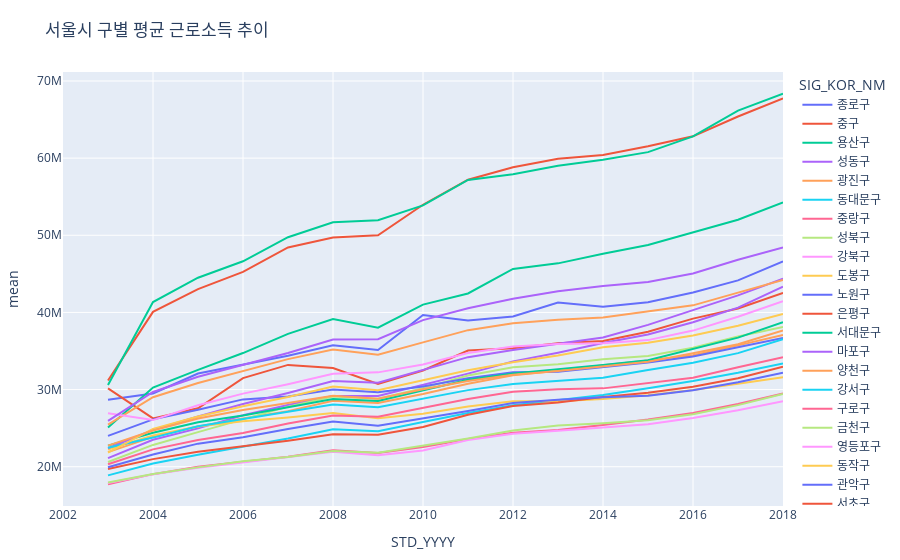

Notebook source saved alongside this figure:
### Code cell
fig = px.line(ds[ds['var']=='inc_wage'], x='STD_YYYY', y='mean', color='SIG_KOR_NM')
fig.update_layout(
    margin={"r":16,"t":72,"l":16,"b":16},
    title='서울시 구별 평균 근로소득 추이',height=640,)
fig.show()

### Figure 1 — Plotly figure (JSON) as saved in the notebook; plotly's stock layout.template omitted (floating-point values rounded to 4 significant figures)
{"data": [{"hovertemplate": "SIG_KOR_NM=종로구<br>STD_YYYY=%{x}<br>mean=%{y}<extra></extra>", "legendgroup": "종로구", "line": {"color": "#636efa", "dash": "solid"}, "mode": "lines", "name": "종로구", "orientation": "v", "showlegend": true, "type": "scatter", "x": [2002, 2003, 2004, 2005, 2006, 2007, 2008, 2009, 2010, 2011, 2012, 2013, 2014, 2015, 2016, 2017, 2018], "xaxis": "x", "y": [null, 28670000.0, 29500000.0, 32080000.0, 33270000.0, 34380000.0, 35740000.0, 35140000.0, 39660000.0, 38940000.0, 39480000.0, 41280000.0, 40750000.0, 41320000.0, 42570000.0, 44150000.0, 46620000.0], "yaxis": "y"}, {"hovertemplate": "SIG_KOR_NM=중구<br>STD_YYYY=%{x}<br>mean=%{y}<extra></extra>", "legendgroup": "중구", "line": {"color": "#EF553B", "dash": "solid"}, "mode": "lines", "name": "중구", "orientation": "v", "showlegend": true, "type": "scatter", "x": [2002, 2003, 2004, 2005, 2006, 2007, 2008, 2009, 2010, 2011, 2012, 2013, 2014, 2015, 2016, 2017, 2018], "xaxis": "x", "y": [null, 30150000.0, 26260000.0, 27570000.0, 31490000.0, 33200000.0, 32800000.0, 30730000.0, 32470000.0, 35060000.0, 35360000.0, 36000000.0, 36280000.0, 37490000.0, 39200000.0, 40510000.0, 42540000.0], "yaxis": "y"}, {"hovertemplate": "SIG_KOR_NM=용산구<br>STD_YYYY=%{x}<br>mean=%{y}<extra></extra>", "legendgroup": "용산구", "line": {"color": "#00cc96", "dash": "solid"}, "mode": "lines", "name": "용산구", "orientation": "v", "showlegend": true, "type": "scatter", "x": [2002, 2003, 2004, 2005, 2006, 2007, 2008, 2009, 2010, 2011, 2012, 2013, 2014, 2015, 2016, 2017, 2018], "xaxis": "x", "y": [null, 25080000.0, 30250000.0, 32550000.0, 34730000.0, 37220000.0, 39140000.0, 38020000.0, 41020000.0, 42450000.0, 45630000.0, 46360000.0, 47610000.0, 48740000.0, 50380000.0, 52020000.0, 54270000.0], "yaxis": "y"}, {"hovertemplate": "SIG_KOR_NM=성동구<br>STD_YYYY=%{x}<br>mean=%{y}<extra></extra>", "legendgroup": "성동구", "line": {"color": "#ab63fa", "dash": "solid"}, "mode": "lines", "name": "성동구", "orientation": "v", "showlegend": true, "type": "scatter", "x": [2002, 2003, 2004, 2005, 2006, 2007, 2008, 2009, 2010, 2011, 2012, 2013, 2014, 2015, 2016, 2017, 2018], "xaxis": "x", "y": [null, 21120000.0, 23500000.0, 24970000.0, 26670000.0, 28010000.0, 29180000.0, 29160000.0, 30640000.0, 32070000.0, 33660000.0, 34780000.0, 36030000.0, 37130000.0, 38720000.0, 40620000.0, 43330000.0], "yaxis": "y"}, {"hovertemplate": "SIG_KOR_NM=광진구<br>STD_YYYY=%{x}<br>mean=%{y}<extra></extra>", "legendgroup": "광진구", "line": {"color": "#FFA15A", "dash": "solid"}, "mode": "lines", "name": "광진구", "orientation": "v", "showlegend": true, "type": "scatter", "x": [2002, 2003, 2004, 2005, 2006, 2007, 2008, 2009, 2010, 2011, 2012, 2013, 2014, 2015, 2016, 2017, 2018], "xaxis": "x", "y": [null, 21890000.0, 23870000.0, 25220000.0, 26270000.0, 27210000.0, 28540000.0, 28250000.0, 29430000.0, 30750000.0, 31840000.0, 32440000.0, 33160000.0, 33760000.0, 34450000.0, 35730000.0, 37080000.0], "yaxis": "y"}, {"hovertemplate": "SIG_KOR_NM=동대문구<br>STD_YYYY=%{x}<br>mean=%{y}<extra></extra>", "legendgroup": "동대문구", "line": {"color": "#19d3f3", "dash": "solid"}, "mode": "lines", "name": "동대문구", "orientation": "v", "showlegend": true, "type": "scatter", "x": [2002, 2003, 2004, 2005, 2006, 2007, 2008, 2009, 2010, 2011, 2012, 2013, 2014, 2015, 2016, 2017, 2018], "xaxis": "x", "y": [null, 18880000.0, 20420000.0, 21550000.0, 22610000.0, 23650000.0, 24840000.0, 24590000.0, 25810000.0, 26970000.0, 27970000.0, 28600000.0, 29300000.0, 30180000.0, 31100000.0, 32170000.0, 33390000.0], "yaxis": "y"}, {"hovertemplate": "SIG_KOR_NM=중랑구<br>STD_YYYY=%{x}<br>mean=%{y}<extra></extra>", "legendgroup": "중랑구", "line": {"color": "#FF6692", "dash": "solid"}, "mode": "lines", "name": "중랑구", "orientation": "v", "showlegend": true, "type": "scatter", "x": [2002, 2003, 2004, 2005, 2006, 2007, 2008, 2009, 2010, 2011, 2012, 2013, 2014, 2015, 2016, 2017, 2018], "xaxis": "x", "y": [null, 17720000.0, 19040000.0, 20000000.0, 20650000.0, 21300000.0, 22150000.0, 21790000.0, 22570000.0, 23580000.0, 24410000.0, 24760000.0, 25410000.0, 26110000.0, 26980000.0, 28130000.0, 29490000.0], "yaxis": "y"}, {"hovertemplate": "SIG_KOR_NM=성북구<br>STD_YYYY=%{x}<br>mean=%{y}<extra></extra>", "legendgroup": "성북구", "line": {"color": "#B6E880", "dash": "solid"}, "mode": "lines", "name": "성북구", "orientation": "v", "showlegend": true, "type": "scatter", "x": [2002, 2003, 2004, 2005, 2006, 2007, 2008, 2009, 2010, 2011, 2012, 2013, 2014, 2015, 2016, 2017, 2018], "xaxis": "x", "y": [null, 20610000.0, 22830000.0, 24480000.0, 26100000.0, 27790000.0, 29110000.0, 28820000.0, 30190000.0, 31830000.0, 32890000.0, 33270000.0, 33930000.0, 34350000.0, 35430000.0, 36890000.0, 38120000.0], "yaxis": "y"}, {"hovertemplate": "SIG_KOR_NM=강북구<br>STD_YYYY=%{x}<br>mean=%{y}<extra></extra>", "legendgroup": "강북구", "line": {"color": "#FF97FF", "dash": "solid"}, "mode": "lines", "name": "강북구", "orientation": "v", "showlegend": true, "type": "scatter", "x": [2002, 2003, 2004, 2005, 2006, 2007, 2008, 2009, 2010, 2011, 2012, 2013, 2014, 2015, 2016, 2017, 2018], "xaxis": "x", "y": [null, 17900000.0, 19010000.0, 19870000.0, 20530000.0, 21230000.0, 21940000.0, 21490000.0, 22110000.0, 23460000.0, 24290000.0, 24650000.0, 25050000.0, 25500000.0, 26310000.0, 27320000.0, 28490000.0], "yaxis": "y"}, {"hovertemplate": "SIG_KOR_NM=도봉구<br>STD_YYYY=%{x}<br>mean=%{y}<extra></extra>", "legendgroup": "도봉구", "line": {"color": "#FECB52", "dash": "solid"}, "mode": "lines", "name": "도봉구", "orientation": "v", "showlegend": true, "type": "scatter", "x": [2002, 2003, 2004, 2005, 2006, 2007, 2008, 2009, 2010, 2011, 2012, 2013, 2014, 2015, 2016, 2017, 2018], "xaxis": "x", "y": [null, 22230000.0, 24060000.0, 25230000.0, 25890000.0, 26380000.0, 26980000.0, 26290000.0, 26880000.0, 27800000.0, 28490000.0, 28500000.0, 28770000.0, 29270000.0, 29950000.0, 30740000.0, 31600000.0], "yaxis": "y"}, {"hovertemplate": "SIG_KOR_NM=노원구<br>STD_YYYY=%{x}<br>mean=%{y}<extra></extra>", "legendgroup": "노원구", "line": {"color": "#636efa", "dash": "solid"}, "mode": "lines", "name": "노원구", "orientation": "v", "showlegend": true, "type": "scatter", "x": [2002, 2003, 2004, 2005, 2006, 2007, 2008, 2009, 2010, 2011, 2012, 2013, 2014, 2015, 2016, 2017, 2018], "xaxis": "x", "y": [null, 24000000.0, 26140000.0, 27390000.0, 28730000.0, 29100000.0, 30010000.0, 29650000.0, 30390000.0, 31460000.0, 32260000.0, 32300000.0, 32910000.0, 33520000.0, 34280000.0, 35460000.0, 36700000.0], "yaxis": "y"}, {"hovertemplate": "SIG_KOR_NM=은평구<br>STD_YYYY=%{x}<br>mean=%{y}<extra></extra>", "legendgroup": "은평구", "line": {"color": "#EF553B", "dash": "solid"}, "mode": "lines", "name": "은평구", "orientation": "v", "showlegend": true, "type": "scatter", "x": [2002, 2003, 2004, 2005, 2006, 2007, 2008, 2009, 2010, 2011, 2012, 2013, 2014, 2015, 2016, 2017, 2018], "xaxis": "x", "y": [null, 19710000.0, 20980000.0, 21940000.0, 22610000.0, 23360000.0, 24220000.0, 24150000.0, 25150000.0, 26740000.0, 27860000.0, 28330000.0, 29020000.0, 29600000.0, 30380000.0, 31480000.0, 32970000.0], "yaxis": "y"}, {"hovertemplate": "SIG_KOR_NM=서대문구<br>STD_YYYY=%{x}<br>mean=%{y}<extra></extra>", "legendgroup": "서대문구", "line": {"color": "#00cc96", "dash": "solid"}, "mode": "lines", "name": "서대문구", "orientation": "v", "showlegend": true, "type": "scatter", "x": [2002, 2003, 2004, 2005, 2006, 2007, 2008, 2009, 2010, 2011, 2012, 2013, 2014, 2015, 2016, 2017, 2018], "xaxis": "x", "y": [null, 22730000.0, 24410000.0, 25780000.0, 26650000.0, 27720000.0, 28790000.0, 28510000.0, 29930000.0, 31260000.0, 32100000.0, 32600000.0, 33200000.0, 33800000.0, 35290000.0, 36730000.0, 38740000.0], "yaxis": "y"}, {"hovertemplate": "SIG_KOR_NM=마포구<br>STD_YYYY=%{x}<br>mean=%{y}<extra></extra>", "legendgroup": "마포구", "line": {"color": "#ab63fa", "dash": "solid"}, "mode": "lines", "name": "마포구", "orientation": "v", "showlegend": true, "type": "scatter", "x": [2002, 2003, 2004, 2005, 2006, 2007, 2008, 2009, 2010, 2011, 2012, 2013, 2014, 2015, 2016, 2017, 2018], "xaxis": "x", "y": [null, 22400000.0, 24770000.0, 26530000.0, 28130000.0, 29560000.0, 31110000.0, 30890000.0, 32530000.0, 34200000.0, 35130000.0, 35950000.0, 36760000.0, 38380000.0, 40310000.0, 42200000.0, 44380000.0], "yaxis": "y"}, {"hovertemplate": "SIG_KOR_NM=양천구<br>STD_YYYY=%{x}<br>mean=%{y}<extra></extra>", "legendgroup": "양천구", "line": {"color": "#FFA15A", "dash": "solid"}, "mode": "lines", "name": "양천구", "orientation": "v", "showlegend": true, "type": "scatter", "x": [2002, 2003, 2004, 2005, 2006, 2007, 2008, 2009, 2010, 2011, 2012, 2013, 2014, 2015, 2016, 2017, 2018], "xaxis": "x", "y": [null, 25470000.0, 29010000.0, 30840000.0, 32370000.0, 33950000.0, 35200000.0, 34520000.0, 36120000.0, 37700000.0, 38610000.0, 39040000.0, 39330000.0, 40100000.0, 40920000.0, 42570000.0, 44220000.0], "yaxis": "y"}, {"hovertemplate": "SIG_KOR_NM=강서구<br>STD_YYYY=%{x}<br>mean=%{y}<extra></extra>", "legendgroup": "강서구", "line": {"color": "#19d3f3", "dash": "solid"}, "mode": "lines", "name": "강서구", "orientation": "v", "showlegend": true, "type": "scatter", "x": [2002, 2003, 2004, 2005, 2006, 2007, 2008, 2009, 2010, 2011, 2012, 2013, 2014, 2015, 2016, 2017, 2018], "xaxis": "x", "y": [null, 22450000.0, 23780000.0, 25250000.0, 26190000.0, 27180000.0, 28070000.0, 27720000.0, 28820000.0, 29930000.0, 30710000.0, 31140000.0, 31530000.0, 32550000.0, 33470000.0, 34720000.0, 36520000.0], "yaxis": "y"}, {"hovertemplate": "SIG_KOR_NM=구로구<br>STD_YYYY=%{x}<br>mean=%{y}<extra></extra>", "legendgroup": "구로구", "line": {"color": "#FF6692", "dash": "solid"}, "mode": "lines", "name": "구로구", "orientation": "v", "showlegend": true, "type": "scatter", "x": [2002, 2003, 2004, 2005, 2006, 2007, 2008, 2009, 2010, 2011, 2012, 2013, 2014, 2015, 2016, 2017, 2018], "xaxis": "x", "y": [null, 20330000.0, 22250000.0, 23480000.0, 24380000.0, 25590000.0, 26620000.0, 26470000.0, 27620000.0, 28780000.0, 29720000.0, 30060000.0, 30160000.0, 30830000.0, 31540000.0, 32890000.0, 34200000.0], "yaxis": "y"}, {"hovertemplate": "SIG_KOR_NM=금천구<br>STD_YYYY=%{x}<br>mean=%{y}<extra></extra>", "legendgroup": "금천구", "line": {"color": "#B6E880", "dash": "solid"}, "mode": "lines", "name": "금천구", "orientation": "v", "showlegend": true, "type": "scatter", "x": [2002, 2003, 2004, 2005, 2006, 2007, 2008, 2009, 2010, 2011, 2012, 2013, 2014, 2015, 2016, 2017, 2018], "xaxis": "x", "y": [null, 17960000.0, 19070000.0, 19920000.0, 20720000.0, 21270000.0, 22050000.0, 21830000.0, 22730000.0, 23650000.0, 24680000.0, 25330000.0, 25640000.0, 26030000.0, 26790000.0, 27990000.0, 29420000.0], "yaxis": "y"}, {"hovertemplate": "SIG_KOR_NM=영등포구<br>STD_YYYY=%{x}<br>mean=%{y}<extra></extra>", "legendgroup": "영등포구", "line": {"color": "#FF97FF", "dash": "solid"}, "mode": "lines", "name": "영등포구", "orientation": "v", "showlegend": true, "type": "scatter", "x": [2002, 2003, 2004, 2005, 2006, 2007, 2008, 2009, 2010, 2011, 2012, 2013, 2014, 2015, 2016, 2017, 2018], "xaxis": "x", "y": [null, 26940000.0, 26040000.0, 27970000.0, 29470000.0, 30700000.0, 32060000.0, 32230000.0, 33250000.0, 34750000.0, 35580000.0, 35910000.0, 36000000.0, 36410000.0, 37640000.0, 39440000.0, 41450000.0], "yaxis": "y"}, {"hovertemplate": "SIG_KOR_NM=동작구<br>STD_YYYY=%{x}<br>mean=%{y}<extra></extra>", "legendgroup": "동작구", "line": {"color": "#FECB52", "dash": "solid"}, "mode": "lines", "name": "동작구", "orientation": "v", "showlegend": true, "type": "scatter", "x": [2002, 2003, 2004, 2005, 2006, 2007, 2008, 2009, 2010, 2011, 2012, 2013, 2014, 2015, 2016, 2017, 2018], "xaxis": "x", "y": [null, 21830000.0, 24910000.0, 26520000.0, 27830000.0, 29040000.0, 30400000.0, 29920000.0, 31190000.0, 32500000.0, 33550000.0, 34400000.0, 35480000.0, 36070000.0, 37000000.0, 38270000.0, 39810000.0], "yaxis": "y"}, {"hovertemplate": "SIG_KOR_NM=관악구<br>STD_YYYY=%{x}<br>mean=%{y}<extra></extra>", "legendgroup": "관악구", "line": {"color": "#636efa", "dash": "solid"}, "mode": "lines", "name": "관악구", "orientation": "v", "showlegend": true, "type": "scatter", "x": [2002, 2003, 2004, 2005, 2006, 2007, 2008, 2009, 2010, 2011, 2012, 2013, 2014, 2015, 2016, 2017, 2018], "xaxis": "x", "y": [null, 19930000.0, 21590000.0, 22990000.0, 23810000.0, 24880000.0, 25850000.0, 25310000.0, 26240000.0, 27230000.0, 28260000.0, 28690000.0, 28990000.0, 29200000.0, 29930000.0, 30960000.0, 32180000.0], "yaxis": "y"}, {"hovertemplate": "SIG_KOR_NM=서초구<br>STD_YYYY=%{x}<br>mean=%{y}<extra></extra>", "legendgroup": "서초구", "line": {"color": "#EF553B", "dash": "solid"}, "mode": "lines", "name": "서초구", "orientation": "v", "showlegend": true, "type": "scatter", "x": [2002, 2003, 2004, 2005, 2006, 2007, 2008, 2009, 2010, 2011, 2012, 2013, 2014, 2015, 2016, 2017, 2018], "xaxis": "x", "y": [null, 31180000.0, 40070000.0, 43020000.0, 45260000.0, 48420000.0, 49710000.0, 50000000.0, 53960000.0, 57210000.0, 58820000.0, 59910000.0, 60410000.0, 61530000.0, 62830000.0, 65390000.0, 67750000.0], "yaxis": "y"}, {"hovertemplate": "SIG_KOR_NM=강남구<br>STD_YYYY=%{x}<br>mean=%{y}<extra></extra>", "legendgroup": "강남구", "line": {"color": "#00cc96", "dash": "solid"}, "mode": "lines", "name": "강남구", "orientation": "v", "showlegend": true, "type": "scatter", "x": [2002, 2003, 2004, 2005, 2006, 2007, 2008, 2009, 2010, 2011, 2012, 2013, 2014, 2015, 2016, 2017, 2018], "xaxis": "x", "y": [null, 30600000.0, 41350000.0, 44500000.0, 46630000.0, 49750000.0, 51690000.0, 51960000.0, 53870000.0, 57180000.0, 57910000.0, 59010000.0, 59780000.0, 60780000.0, 62810000.0, 66160000.0, 68350000.0], "yaxis": "y"}, {"hovertemplate": "SIG_KOR_NM=송파구<br>STD_YYYY=%{x}<br>mean=%{y}<extra></extra>", "legendgroup": "송파구", "line": {"color": "#ab63fa", "dash": "solid"}, "mode": "lines", "name": "송파구", "orientation": "v", "showlegend": true, "type": "scatter", "x": [2002, 2003, 2004, 2005, 2006, 2007, 2008, 2009, 2010, 2011, 2012, 2013, 2014, 2015, 2016, 2017, 2018], "xaxis": "x", "y": [null, 25950000.0, 29690000.0, 31650000.0, 33200000.0, 34750000.0, 36480000.0, 36530000.0, 39000000.0, 40540000.0, 41780000.0, 42730000.0, 43420000.0, 43960000.0, 45050000.0, 46840000.0, 48440000.0], "yaxis": "y"}, {"hovertemplate": "SIG_KOR_NM=강동구<br>STD_YYYY=%{x}<br>mean=%{y}<extra></extra>", "legendgroup": "강동구", "line": {"color": "#FFA15A", "dash": "solid"}, "mode": "lines", "name": "강동구", "orientation": "v", "showlegend": true, "type": "scatter", "x": [2002, 2003, 2004, 2005, 2006, 2007, 2008, 2009, 2010, 2011, 2012, 2013, 2014, 2015, 2016, 2017, 2018], "xaxis": "x", "y": [null, 22740000.0, 24700000.0, 26240000.0, 27360000.0, 28260000.0, 29200000.0, 28820000.0, 30060000.0, 31100000.0, 31920000.0, 32400000.0, 32970000.0, 33620000.0, 34700000.0, 35880000.0, 37660000.0], "yaxis": "y"}], "layout": {"autosize": true, "legend": {"title": {"text": "SIG_KOR_NM"}, "tracegroupgap": 0}, "margin": {"b": 16, "l": 16, "r": 16, "t": 72}, "title": {"text": "서울시 구별 평균 근로소득 추이"}, "xaxis": {"anchor": "y", "autorange": true, "domain": [0, 1], "range": [2002, 2018], "title": {"text": "STD_YYYY"}, "type": "linear"}, "yaxis": {"anchor": "x", "autorange": true, "domain": [0, 1], "range": [14910000.0, 71160000.0], "title": {"text": "mean"}, "type": "linear"}}}
